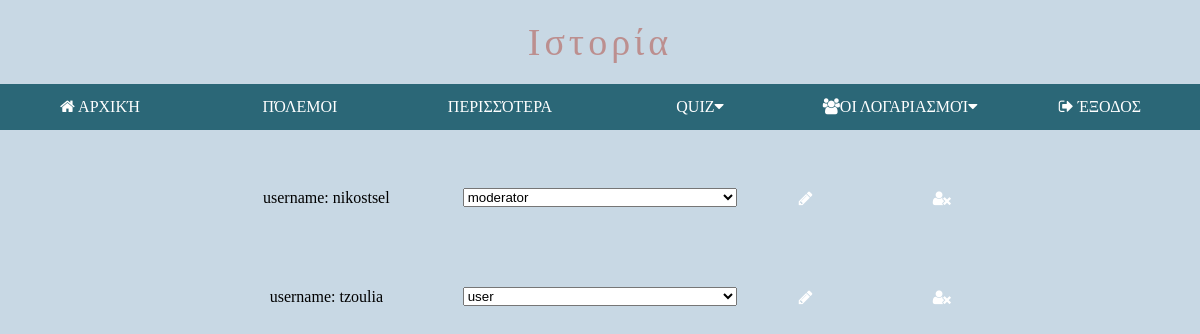
The app's page /edit_roles.php (signed in) with its own data.
### tables this page shows
CREATE TABLE `users` (
  `id` int(10) UNSIGNED NOT NULL,
  `firstname` text NOT NULL,
  `lastname` text NOT NULL,
  `date` date NOT NULL,
  `gender` text NOT NULL,
  `username` text NOT NULL,
  `password` text NOT NULL,
  `email` text NOT NULL,
  `photo` text NOT NULL,
  `role` text NOT NULL
);

### edit_roles.php (the view, shortened to what this page needs)
<?php
	require_once "scripts/connect.php";
	$conn = mysqli_connect("localhost","root","");
?>
<!DOCTYPE html>
<html>
    <head>
        <link rel="stylesheet" type="text/css" href="style/mycss.css" />
		<link rel="stylesheet" href="https://cdnjs.cloudflare.com/ajax/libs/font-awesome/4.7.0/css/font-awesome.min.css">
    </head>
    <body>
		<div class="bar">
			<header>Ιστορία
			</header>
			<nav id = "menu" class = "menu">
				<?php echo $menu;?>
			</nav>
		</div>
		<br>
		<main>
			<?php
				$query = "SELECT * FROM users WHERE `role`='user' OR `role`='moderator'";
				$result = mysqli_query($conn , $query);
			?>
					<div class="flex-base" style="flex-direction: column;">
						<?php
							while ($row = mysqli_fetch_assoc($result)) {
								echo '<form method="post" action="scripts/edit_role.php" class="flex-base flex-kid" id="' .$row["id"] . '" style="width: 75vw;padding: 5vh">';
									echo '<div class="flex-kid flex-base">';
										echo "username: " . $row["username"];
									echo '</div>';
									echo '<select name="role_type" class="flex-kid flex-base">';
										echo '<option value="'. $row["role"] .'">'.  $row["role"] .'</option>';
									echo '</select>';
									echo '<div class="flex-base flex-kid-half">';
										$action = 1;
										echo '<i  style="cursor: pointer" onclick="send_post('.$row["id"].', '. $action .')" class="fa fa-pencil" aria-hidden="true"></i>';
									echo '</div>';
									echo '<div class="flex-base flex-kid-half">';
										$action = 2;
										echo '<i style="cursor: pointer" onclick="send_post('.$row["id"].', '. $action .')" class="fa fa-user-times"></i>';
									echo '</div>';
								echo '</form>';
							}
						?>
					</div>
		</main>
    </body>
</html>

### style/mycss.css (style rules this page uses)
* { box-sizing: border-box; margin: 0px; padding: 0px; }
.fa { color:white; }
body { background: #c8d8e4; }
header { padding: 20px; text-align: center; color: #BC8F8F; letter-spacing: 4px; font-style: bold; font-size: 38px; }
.flex-base { display: flex; justify-content: center; align-items: center; }
.flex-kid { flex: 1; }
.flex-kid-half { flex: 0.5; }

### records on screen
users: username "nikostsel", role_type "moderator"
users: username "tzoulia", role_type "user"
